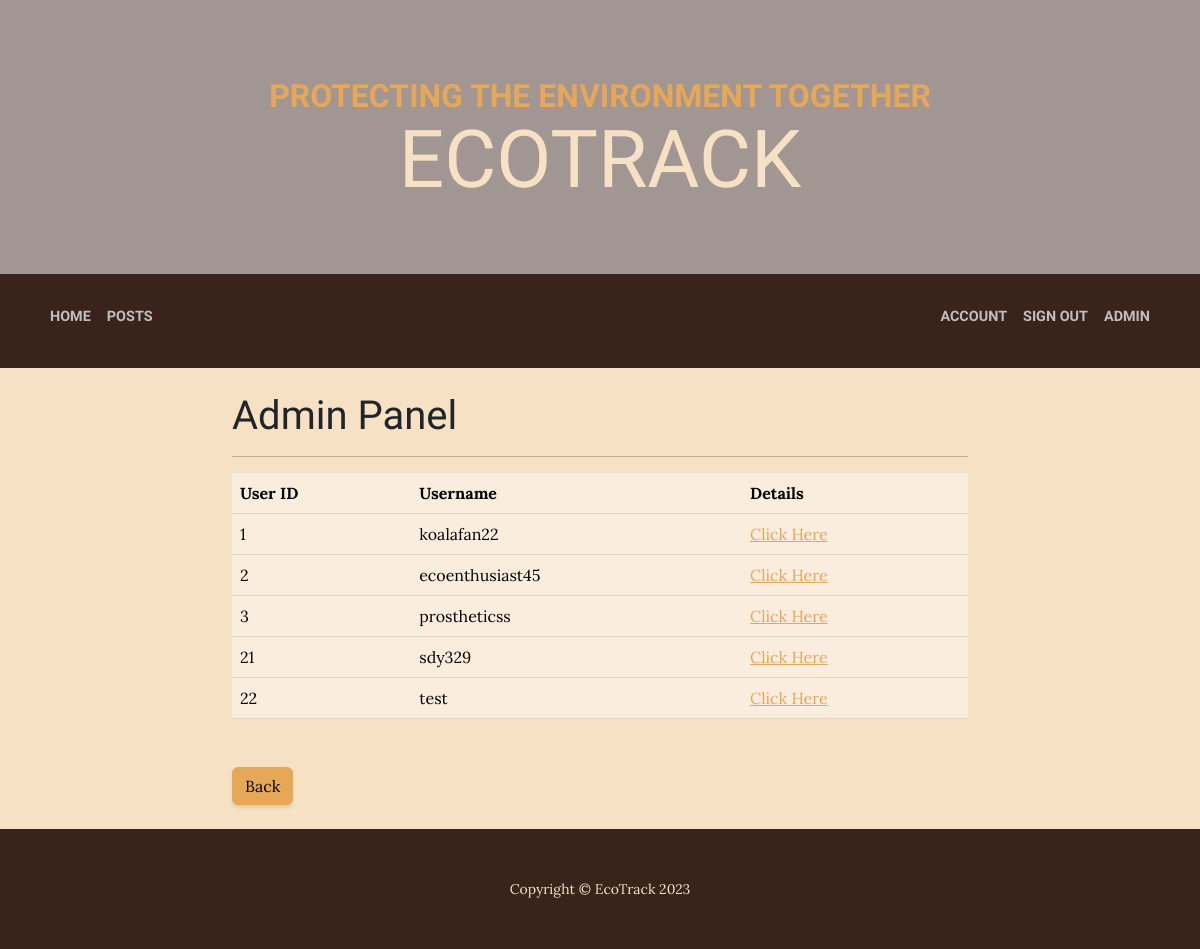
Before: /admin/users/index.php (signed in) with the older database file.
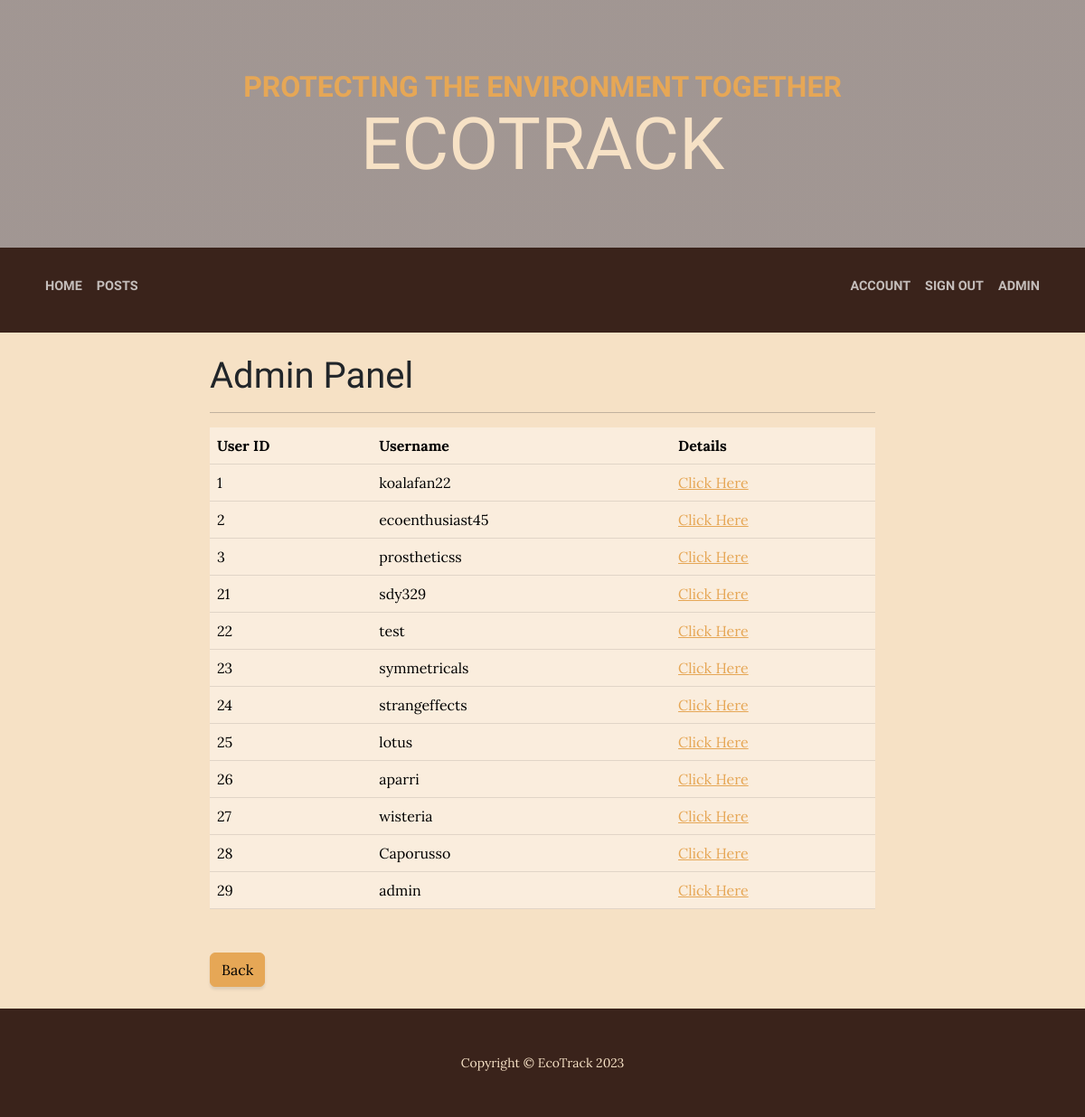
After: the same page with the newer database file.
### tables this page shows
CREATE TABLE `users` (
  `ID` int(10) UNSIGNED NOT NULL,
  `username` varchar(48) NOT NULL,
  `email` varchar(254) NOT NULL,
  `password` varchar(254) NOT NULL
);

### public/global.php (called while the page is built, shortened)
<?php
function query($query, $data){
    $stmt = __DB__->prepare($query);
    $stmt->execute($data);
    return $stmt;
}
function getUsers(){
    $users = query('SELECT * FROM users', [])->fetchAll();
    return $users;
}

### public/admin/users/index.php (the view, shortened to what this page needs)
<?php
require_once('../../global.php');
$users = getUsers();
?>
<!DOCTYPE html>
<html lang="en">
<head>
    <link href="../../css/styles.css" rel="stylesheet" />
</head>
<body>
    <header>
        <h1 class="site-heading text-center text-faded d-none d-lg-block">
            <span class="site-heading-upper text-primary mb-3">Protecting the environment together</span>
            <span class="site-heading-lower">EcoTrack</span>
        </h1>
    </header>
    <nav class="navbar navbar-expand-lg navbar-dark py-lg-4" id="mainNav">
        <div class="container">
            <div class="d-flex align-items-center">
                <ul class="navbar-nav">
                    <li class="nav-item mb-2"><a class="nav-link text-uppercase" href="../../index.php">Home</a></li>
                    <li class="nav-item mb-2"><a class="nav-link text-uppercase" href="../../posts.php">Posts</a></li>
                </ul>
            </div>
            <?php if(isset($_SESSION['id'])){
                echo '
                <div class="justify-content-end" id="navbarSupportedContent">
                <ul class="navbar-nav">
                    <li class="nav-item mb-2"><a class="nav-link text-uppercase" href="../../account/index.php?id='.$_SESSION['id'].'">Account</a></li>
                    <li class="nav-item mb-2"><a class="nav-link text-uppercase" href="../../signout.php">Sign Out</a></li>
                    ';
                if($_SESSION['admin'] == true) echo '<li class="nav-item mb-2"><a class="nav-link text-uppercase" href="../index.php">Admin</a></li>';
                echo '</ul>
                </div>';
            }
            ?>
        </div>
    </nav>
    <section class="bg-faded">
        <div class="container">
            <div class="row">
                <div class="col-lg-8 col-md-10 mx-auto">
                    <br/>
                    <h1>Admin Panel</h1>
                    <hr/>
                    <table class="mb-4 table table-primary">
                        <tr>
                            <th>User ID</th>
                            <th>Username</th>
                            <th>Details</th>
                        </tr>
                        <?php foreach($users as $user) {
                            echo '<tr>
                                <td>' . $user['ID'] . '</td>
                                <td>' . $user['username'] . '</td>
                                <td><a href="detail.php?id='.$user['ID'].'">Click Here</a></td>
                            </tr>';
                        }?>
                    </table>
                    <br/>
                    <a href="../index.php"><button class="btn btn-primary">Back</button></a>
                    <br/><br/>
                </div>
            </div>
        </div>
    </section>
    <footer class="footer text-faded text-center py-5">
        <div class="container">
            <p class="m-0 small">Copyright &copy; EcoTrack 2023</p>
        </div>
    </footer>
</body>
</html>

Changed rows visible on the page:
added users: ID "23", username "symmetricals"
added users: ID "24", username "strangeffects"
added users: ID "25", username "lotus"
added users: ID "26", username "aparri"
added users: ID "27", username "wisteria"
added users: ID "28", username "Caporusso"
added users: ID "29", username "admin"
